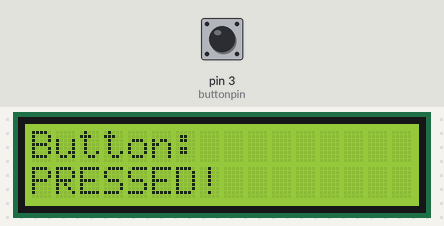
Recording of a sketch running on a simulated Arduino Uno, built with avr-gcc and run on an emulated ATmega328P. On the bench: 16×2 character LCD. Inputs (shaded band) come from the test bench; at power-on: pin 3 (buttonpin) LOW.

Above: at 1.2 s.
1.3 s: pin 3 (buttonpin) pulled HIGH for 3.2 s
At 2.0 s:
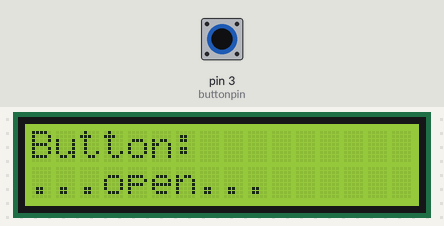
7.5 s: pin 3 (buttonpin) pulled HIGH for 0.15 s
Timing chart, 0 to 10.5 s (numbered marks = the images above; inputs shaded):
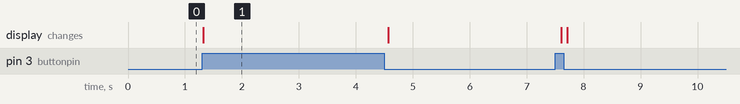

Measured:
- after the input at 1.3 s, the display: changes at once (image 1)

The sketch:

control_button.ino
```cpp
#include <LiquidCrystal.h>
LiquidCrystal lcd(12, 11, 10, 9, 8, 7);

int buttonpin = 3; // define photo interrupter signal pin
int val; //define a numeric variable


void setup() {
  lcd.begin(16, 2); // set up the LCD's number of columns and rows:
  Serial.begin(9600); // Starts the serial communication
  pinMode(buttonpin, INPUT); //photo interrupter pin as input
}

void loop() {

  val = digitalRead(buttonpin); // check the state of the button
  if(val==HIGH) // if button is pressed, turn LED on
  {
    lcd.clear();
    lcd.setCursor(0, 0);
    lcd.print("Button: ");
    lcd.setCursor(0, 1);
    lcd.print("...open...");
  }
  else
  {
    lcd.clear();
    lcd.setCursor(0, 0);
    lcd.print("Button: ");
    lcd.setCursor(0, 1);
    lcd.print("PRESSED!");
  }

  delay(100);
}
```
